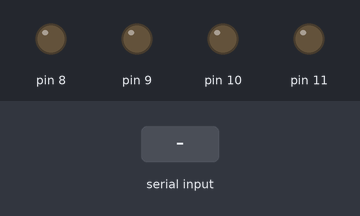
Simulated run of this sketch. Board: Arduino Uno, built with avr-gcc and run on an emulated ATmega328P. On the bench: output pins drawn as LEDs (lit = HIGH). The inputs (shaded band) are chosen by the test bench.

Above: at 1.2 s.
1.3 s: "A" received over Serial
At 2.5 s:
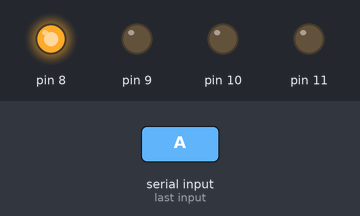
2.8 s: "B" received over Serial
At 3.7 s:
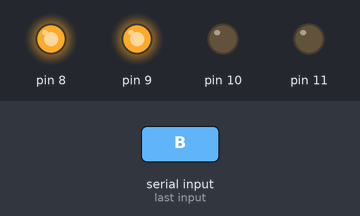
4.3 s: "a" received over Serial
At 4.8 s:
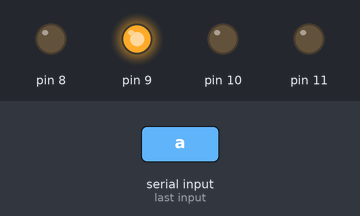
5.8 s: "C" received over Serial
At 7.0 s:
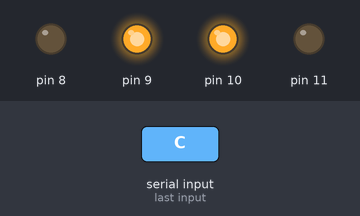
7.3 s: "b" received over Serial
At 8.3 s:
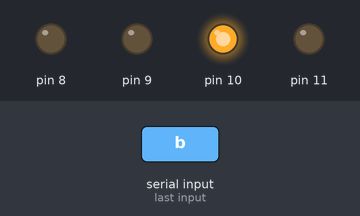
8.8 s: "D" received over Serial
At 9.4 s:
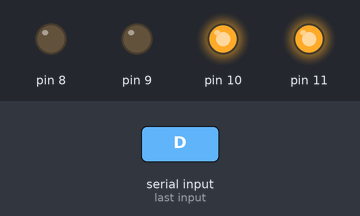
Timing chart, 0 to 11.3 s (numbered marks = the images above; inputs shaded):
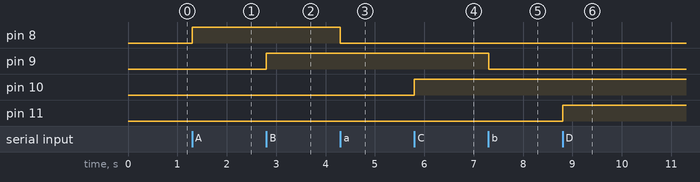

The sketch:

Home_Automation.ino
```cpp
char data = 0;
void setup () {

    Serial.begin(9600);
    pinMode(8, OUTPUT);
    pinMode(9, OUTPUT);
    pinMode(10, OUTPUT);
    pinMode(11, OUTPUT);
}
void loop () {
    if (Serial.available() > 0) {
        data = Serial.read();
    if (data == 'A')
        digitalWrite(8, HIGH);
    else if (data == 'a')
        digitalWrite(8, LOW);
    if (data == 'B')
        digitalWrite(9, HIGH);
    else if (data == 'b')
        digitalWrite(9, LOW);
    if (data == 'C')
        digitalWrite(10, HIGH);
    else if (data == 'c')
        digitalWrite(10, LOW);
    if (data == 'D')
        digitalWrite(11, HIGH);
    else if (data == 'd')
        digitalWrite(11, LOW);
    if (data == '@') {
        digitalWrite(8, HIGH);
        digitalWrite(9, HIGH);
        digitalWrite(10, HIGH);
        digitalWrite(11, HIGH);
         }
    else if (data == '#') {
        digitalWrite(8, LOW);
        digitalWrite(9, LOW);
        digitalWrite(10, LOW);
        digitalWrite(11, LOW);
         }
    }
}
```

Measured:
- after the input at 1.3 s, pin 8: LOW → HIGH at once
- after the input at 2.8 s, pin 9: LOW → HIGH at once
- after the input at 4.3 s, pin 8: HIGH → LOW at once
- after the input at 5.8 s, pin 10: LOW → HIGH at once
- after the input at 7.3 s, pin 9: HIGH → LOW at once
- after the input at 8.8 s, pin 11: LOW → HIGH at once
